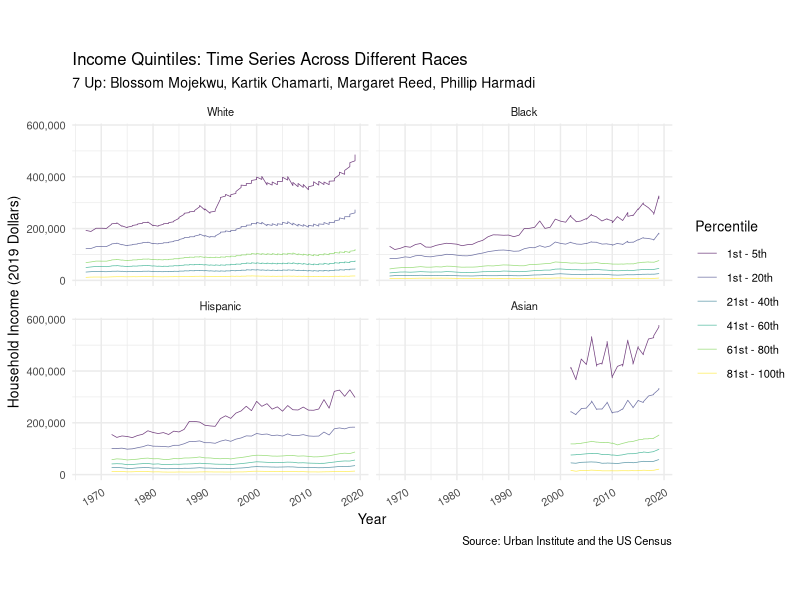
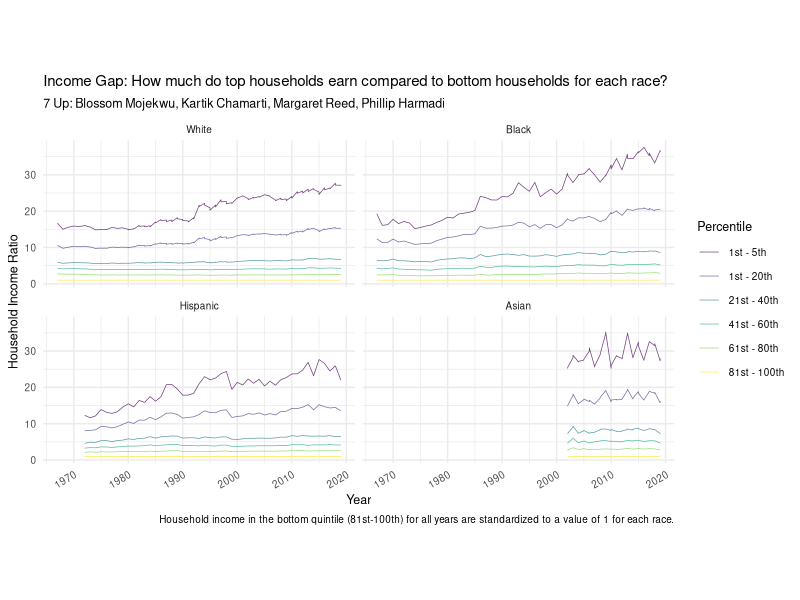
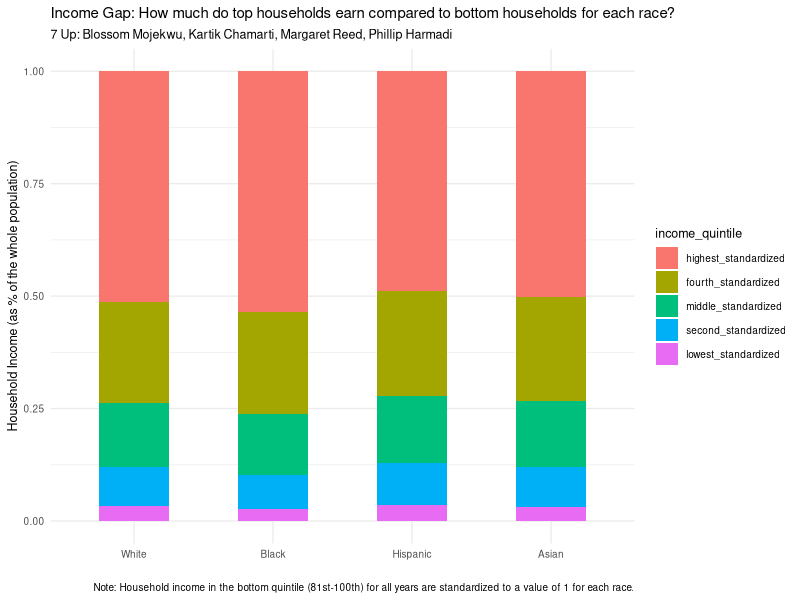
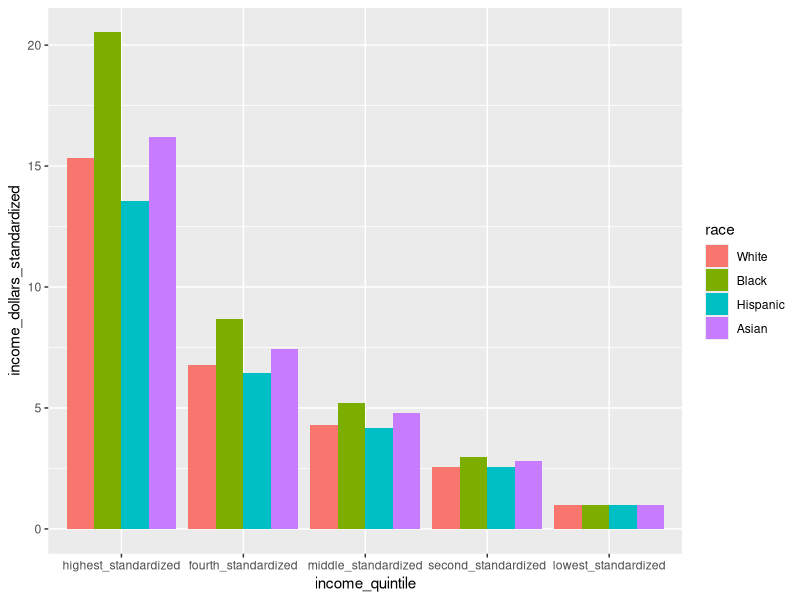
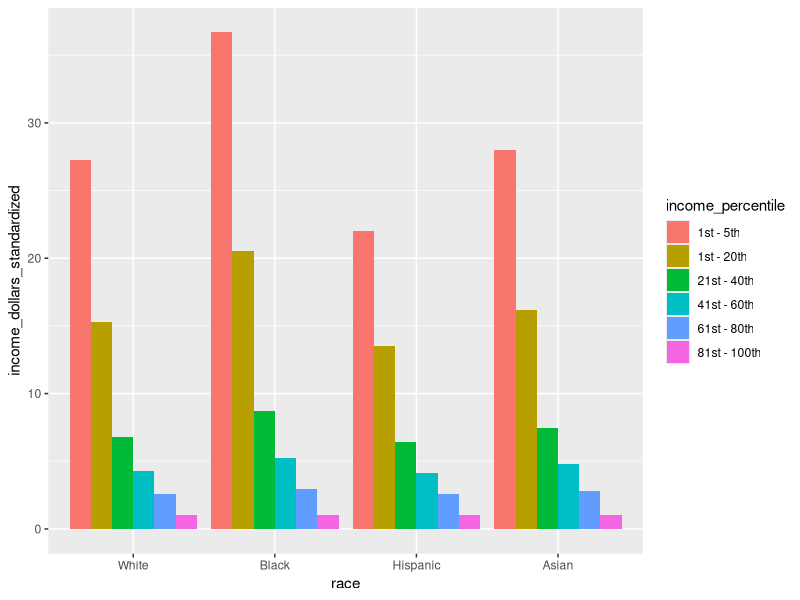

Reproduce these figures in R, in order.
## ---- chunk 1
knitr::opts_chunk$set(echo = TRUE)
## ---- chunk 2
library(tidyverse)
## ---- chunk 3
income_mean <- read.csv(file = "../data/income_mean.csv")
## ---- chunk 4
income_mean$race <- as.character(income_mean$race)

income_mean <- income_mean %>%
  mutate(race = str_remove(race, ',?\\s(.*)'))

income_mean$race <- factor(income_mean$race,
                           levels = c("All", "White", "Black", "Hispanic",
                                      "Asian"))
## ---- chunk 5
income_mean <- income_mean %>%
  mutate(income_percentile = case_when(
      income_quintile == "Top 5%"   ~ "1st - 5th",
      income_quintile == "Highest"  ~ "1st - 20th",
      income_quintile == "Second"   ~ "21st - 40th",
      income_quintile == "Middle"   ~ "41st - 60th",
      income_quintile == "Fourth"   ~ "61st - 80th",
      income_quintile == "Lowest"   ~ "81st - 100th")) 


income_mean$income_percentile <- as.factor(income_mean$income_percentile) 

income_mean$income_percentile <- factor(income_mean$income_percentile, 
                                        levels = c("1st - 5th", "1st - 20th", 
                                                   "21st - 40th",
                                                   "41st - 60th", "61st - 80th", 
                                                   "81st - 100th"))
## ---- chunk 6
income_mean <- income_mean %>% filter(dollar_type == "2019 Dollars")

income_mean <- income_mean %>% filter(race != "All")
## ---- chunk 7
ggplot(data = income_mean,
       mapping = aes(x = year,
                     y = income_dollars,
                     colour = income_percentile)) +
  geom_line(size = 0.25, alpha = 0.75) + 
  facet_wrap(. ~ race, nrow = 2) +
  labs(
    title = "Income Quintiles: Time Series Across Different Races",
    subtitle = "7 Up: Blossom Mojekwu, Kartik Chamarti, Margaret Reed, Phillip Harmadi",
    x = "Year", 
    y = "Household Income (2019 Dollars)", 
    color = "Percentile",
    caption = "Source: Urban Institute and the US Census"
    ) +
  scale_x_continuous(breaks = scales::pretty_breaks(n = 5)) +
  scale_y_continuous(labels = scales::comma) +
  scale_colour_viridis_d() +
  theme_minimal() +
  theme(text = element_text(size = 10), 
        axis.text.x = element_text(angle = 30, hjust = 1),
        axis.text.y = element_text(angle = 0, hjust = 1)) +
  coord_fixed(ratio = 1 / 20000)
## ---- chunk 8
income_mean_wider <- income_mean %>%
  select(-c(income_percentile)) %>%
  pivot_wider(names_from = income_quintile, 
                                  values_from = c("income_dollars")) %>% unnest()
income_mean_wider <- income_mean_wider %>%
  mutate(lowest_standardized = 1,
         second_standardized = Second / Lowest,
         middle_standardized = Middle / Lowest,
         fourth_standardized = Fourth / Lowest,
         highest_standardized = Highest / Lowest,
         top_5_pct_standardized = `Top 5%` / Lowest)

income_mean_wider <- income_mean_wider %>%
  select(-c("Lowest", "Second", "Middle", "Fourth", "Highest", "Top 5%")) %>%
  filter(dollar_type == "2019 Dollars") %>%
  select(-c("dollar_type")) 
## ---- chunk 9
income_mean_final <- income_mean_wider %>% 
  pivot_longer(cols = !year:race,
               names_to = "income_quintile", 
               values_to = "income_dollars")

income_mean_final <- income_mean_final %>%
  mutate(income_percentile = case_when(
      income_quintile == "top_5_pct_standardized"    ~ "1st - 5th",
      income_quintile == "highest_standardized"      ~ "1st - 20th",
      income_quintile == "fourth_standardized"       ~ "21st - 40th",
      income_quintile == "middle_standardized"       ~ "41st - 60th",
      income_quintile == "second_standardized"       ~ "61st - 80th",
      income_quintile == "lowest_standardized"       ~ "81st - 100th"),
      income_dollars_standardized = income_dollars) %>%
  select(-c("income_dollars"))

income_mean_final$income_percentile <- factor(income_mean_final$income_percentile, 
                                        levels = c("1st - 5th", "1st - 20th", 
                                                   "21st - 40th",
                                                   "41st - 60th", "61st - 80th", 
                                                   "81st - 100th"))
## ---- chunk 10
ggplot(data = income_mean_final,
       mapping = aes(x = year,
                     y = income_dollars_standardized,
                     colour = income_percentile)) +
  geom_line(size = 0.25, alpha = 0.75) + 
  facet_wrap(. ~ race, nrow = 2) +
  labs(
    title = "Income Gap: How much do top households earn compared to bottom households for each race?",
    subtitle = "7 Up: Blossom Mojekwu, Kartik Chamarti, Margaret Reed, Phillip Harmadi",
    x = "Year", y = "Household Income Ratio", 
    color = "Percentile",
    caption = "Household income in the bottom quintile (81st-100th) for all years are standardized to a value of 1 for each race."
    ) +
  scale_x_continuous(breaks = scales::pretty_breaks(n = 5)) +
  scale_y_continuous(labels = scales::comma) +
  scale_colour_viridis_d() +
  theme_minimal() +
  theme(text = element_text(size = 9), 
        axis.text.x = element_text(angle = 30, hjust = 1),
        axis.text.y = element_text(angle = 0, hjust = 1)) +
  coord_fixed(ratio = 1 / 1.5)
## ---- chunk 11
income_mean_final %>%
  mutate(income_quintile = fct_reorder(.f = income_quintile, .x = income_dollars_standardized, 
                                     .fun = mean, na.rm = FALSE, .desc = TRUE)) %>%
  filter(year == 2019) %>%
  filter(income_quintile != "top_5_pct_standardized") %>%
  ggplot(aes(fill = income_quintile, y = income_dollars_standardized, x = race, width = 0.5)) + 
    geom_bar(position = "fill", stat = "identity") +
  labs(
    title = "Income Gap: How much do top households earn compared to bottom households for each race?",
    subtitle = "7 Up: Blossom Mojekwu, Kartik Chamarti, Margaret Reed, Phillip Harmadi",
    x = "", y = "Household Income (as % of the whole population)", 
    color = "Percentile",
    caption = "Note: Household income in the bottom quintile (81st-100th) for all years are standardized to a value of 1 for each race."
    ) +
  scale_colour_viridis_d() +
  theme_minimal(base_size = 10) +
  theme(text = element_text(size = 9),
        axis.caption = element_text(angle = 0, hjust = 0))
## ---- chunk 12
income_mean_final %>%
  mutate(income_quintile = fct_reorder(.f = income_quintile, .x = income_dollars_standardized, 
                                     .fun = mean, na.rm = FALSE, .desc = TRUE)) %>%
  filter(year == 2019) %>%
  filter(income_quintile != "top_5_pct_standardized") %>%
  ggplot(aes(x = income_quintile, y = income_dollars_standardized, fill = race)) + 
  geom_bar(stat = "identity", position = position_dodge())
## ---- chunk 13
income_mean_final %>%
  mutate(income_quintile = fct_reorder(.f = income_percentile, .x = income_dollars_standardized, 
                                     .fun = mean, na.rm = FALSE, .desc = TRUE)) %>%
  filter(year == 2019) %>%
  filter(income_quintile != "top_5_pct_standardized") %>%
  ggplot(aes(fill = income_percentile, y = income_dollars_standardized, x = race)) + 
  geom_bar(stat = "identity", position = position_dodge())
